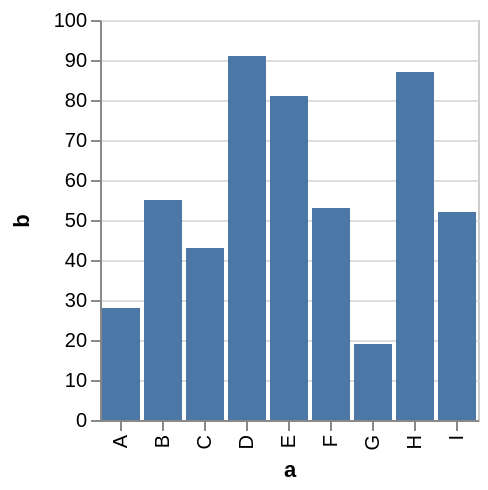

Here is the Vega-Lite specification saved for this chart:
### Vega specification from a JSON file in a GitHub repository (floating-point values rounded to 4 significant figures)
{"$schema": "https://vega.github.io/schema/vega/v3.0.json", "description": "A simple bar chart with embedded data.", "autosize": "pad", "padding": 5, "encode": {"update": {"stroke": {"value": "#ccc"}, "fill": {"value": "transparent"}}}, "data": [{"name": "source_0", "values": [{"a": "A", "b": 28}, {"a": "B", "b": 55}, {"a": "C", "b": 43}, {"a": "D", "b": 91}, {"a": "E", "b": 81}, {"a": "F", "b": 53}, {"a": "G", "b": 19}, {"a": "H", "b": 87}, {"a": "I", "b": 52}]}, {"name": "data_0", "source": "source_0", "transform": [{"type": "formula", "expr": "toNumber(datum[\"b\"])", "as": "b"}, {"type": "filter", "expr": "datum[\"b\"] !== null && !isNaN(datum[\"b\"])"}]}], "signals": [{"name": "x_step", "value": 21}, {"name": "width", "update": "bandspace(domain('x').length, 0.1, 0.05) * x_step"}, {"name": "height", "update": "200"}], "marks": [{"name": "marks", "type": "rect", "clip": true, "role": "bar", "from": {"data": "data_0"}, "encode": {"update": {"x": {"scale": "x", "field": "a"}, "width": {"scale": "x", "band": true}, "y": {"scale": "y", "field": "b"}, "y2": {"scale": "y", "value": 0}, "fill": {"value": "#4c78a8"}, "tooltip": {"signal": "format(datum[\"b\"], '')"}}}}], "scales": [{"name": "x", "type": "band", "domain": {"data": "data_0", "field": "a", "sort": true}, "range": {"step": {"signal": "x_step"}}, "round": true, "paddingInner": 0.1, "paddingOuter": 0.05}, {"name": "y", "type": "linear", "domain": {"data": "data_0", "field": "b"}, "range": [{"signal": "height"}, 0], "round": true, "nice": true, "zero": true}], "axes": [{"scale": "x", "orient": "bottom", "tickCount": 5, "title": "a", "zindex": 1, "encode": {"labels": {"update": {"angle": {"value": 270}, "align": {"value": "right"}, "baseline": {"value": "middle"}}}}}, {"scale": "y", "maxExtent": 30, "minExtent": 30, "orient": "left", "title": "b", "zindex": 1}, {"scale": "y", "domain": false, "grid": true, "labels": false, "orient": "left", "ticks": false, "zindex": 0, "gridScale": "x"}], "config": {"axis": {"quantitativeExtent": 30}}}
